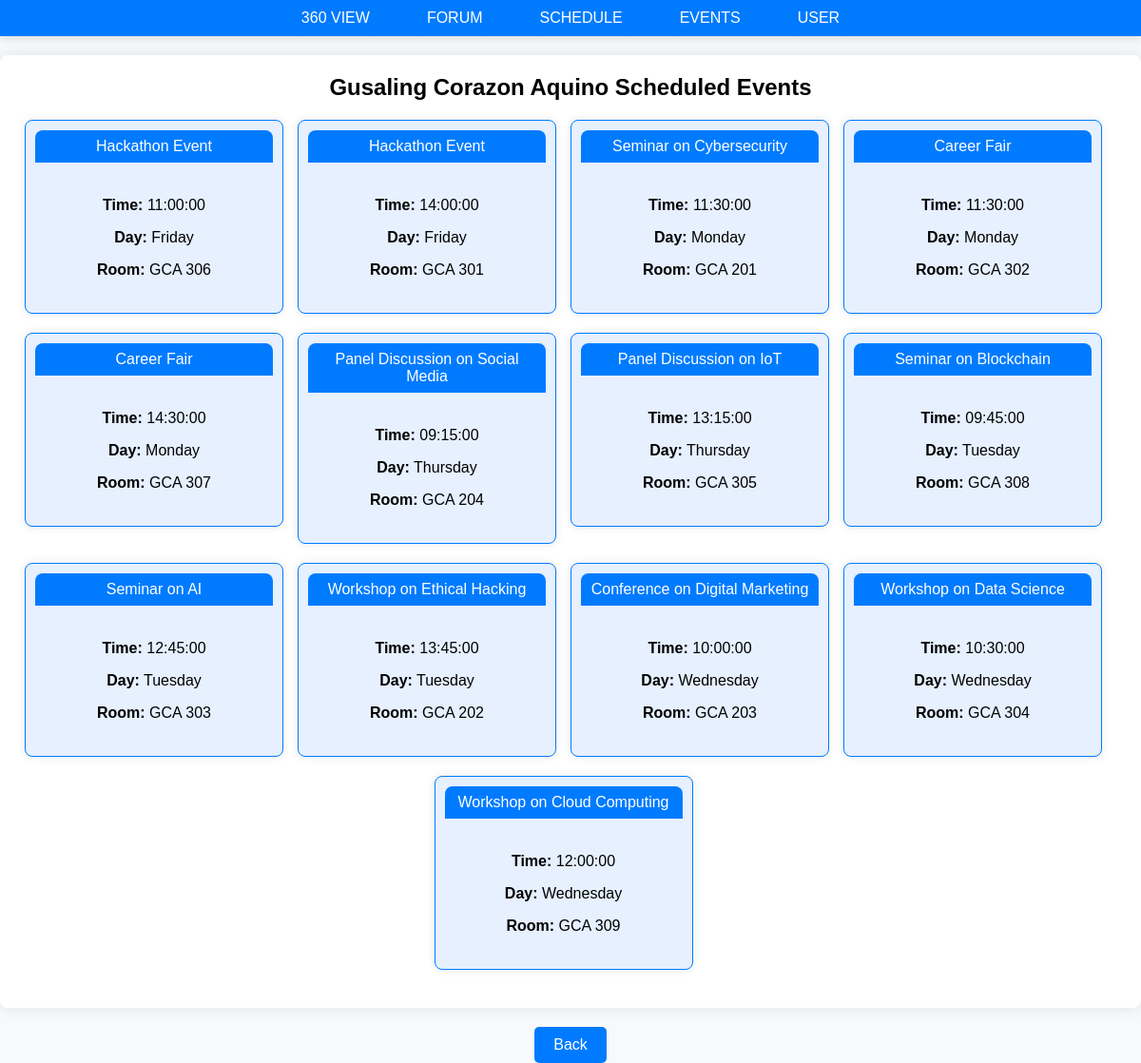
The page /gcaevents.php on the database its author committed.
### tables this page shows
CREATE TABLE `events` (
  `event_id` int(11) NOT NULL,
  `event_name` varchar(255) NOT NULL,
  `time` time NOT NULL,
  `day` varchar(20) NOT NULL,
  `room_number` varchar(10) NOT NULL,
  `room_id` int(11) DEFAULT NULL
);

CREATE TABLE `rooms` (
  `room_id` int(11) NOT NULL,
  `building` varchar(50) NOT NULL,
  `floor_number` int(11) NOT NULL,
  `room_number` varchar(10) NOT NULL
);

### public/gcaevents.php (the view, shortened to what this page needs)
<?php
require_once 'includes/dbh.inc.php';
$building_name = 'Gusaling Corazon Aquino';
$sql = "SELECT e.event_name, e.time, e.day, r.room_number
        FROM events e
        INNER JOIN rooms r ON e.room_id = r.room_id
        WHERE r.building = :building
        ORDER BY e.day, e.time";
$stmt = $pdo->prepare($sql);
$stmt->execute([':building' => $building_name]);
$events = $stmt->fetchAll(PDO::FETCH_ASSOC);
?>
<!DOCTYPE html>
<html lang="en">
<head>
    <link rel="stylesheet" href="gvevents.css">
</head>
<body>
    <div class="top-ribbon">
        <div class="ribbon-button-container dropdown">
            <span class="ribbon-button ribbon-trigger">360 VIEW</span>
        </div>
        <div class="ribbon-button-container">
            <a href="forum.php" class="ribbon-button">FORUM</a>
        </div>
        <div class="ribbon-button-container">
            <a href="schedule.php" class="ribbon-button">SCHEDULE</a>
        </div>
        <div class="ribbon-button-container">
            <a href="events.html" class="ribbon-button">EVENTS</a>
        </div>
        <div class="ribbon-button-container">
            <a href="user.php" class="ribbon-button">USER</a>
        </div>
    </div>
    <div class="building-schedule-container">
        <h2 class="building-title">Gusaling Corazon Aquino Scheduled Events</h2>
        <?php
        if (!empty($events)) {
            foreach ($events as $event) {
                echo "<div class=\"schedule-card\">";
                echo "<div class=\"event-name\">{$event['event_name']}</div>";
                echo "<div class=\"event-details\">";
                echo "<p><strong>Time:</strong> {$event['time']}</p>";
                echo "<p><strong>Day:</strong> {$event['day']}</p>";
                echo "<p><strong>Room:</strong> {$event['room_number']}</p>";
                echo "</div>";
                echo "</div>";
            }
        } else {
            echo "<p>No events found for Gusaling Corazon Aquino.</p>";
        }
        ?>
    </div>
    <a href="events.html" class="back-button">Back</a>
</body>
</html>

### public/gvevents.css (style rules this page uses)
body { font-family: Arial, sans-serif; background-color: #e6f0ff; display: flex; flex-direction: column; align-items: center; height: 100vh; margin: 0; }
.top-ribbon { background-color: #007bff; width: 100%; padding: 10px 0; display: flex; justify-content: center; box-shadow: 0 4px 8px rgba(0, 0, 0, 0.1); }
.ribbon-button-container { margin: 0 10px; }
.ribbon-button { padding: 10px 20px; background-color: #007bff; color: white; text-decoration: none; border-radius: 20px; font-size: 16px; transition: background-color 0.3s, color 0.3s; }
.schedule-card { border: 1px solid #007bff; border-radius: 8px; padding: 10px; width: 250px; text-align: center; box-shadow: 0 0 10px rgba(0, 0, 0, 0.1); margin-bottom: 20px; display: inline-block; margin-right: 15px; vertical-align: top; background-color: #e6f0ff; }
.back-button { padding: 10px 20px; background-color: #007bff; color: white; text-decoration: none; border-radius: 5px; font-size: 16px; transition: background-color 0.3s; display: inline-block; margin-top: 20px; }
.dropdown { position: relative; display: inline-block; }
.ribbon-trigger { cursor: pointer; }

### public/gcaevents.php (style rules this page uses)
body { background-color: #f8f9fa; }
.building-schedule-container { background-color: #ffffff; padding: 20px; border-radius: 8px; box-shadow: 0 0 15px rgba(0, 0, 0, 0.1); margin-top: 20px; text-align: center; }
.building-title { margin-top: 0; color: #000000; }
.schedule-card { border: 1px solid #007bff; border-radius: 8px; padding: 10px; width: 250px; text-align: center; box-shadow: 0 0 10px rgba(0, 0, 0, 0.1); margin-bottom: 20px; display: inline-block; margin-right: 15px; vertical-align: top; }
.event-name { background-color: #007bff; color: #ffffff; padding: 8px; border-radius: 8px 8px 0 0; margin-bottom: 10px; }
.event-details { background-color: #e6f0ff; padding: 10px; border-radius: 0 0 8px 8px; }
.back-button { padding: 10px 20px; background-color: #007bff; color: white; text-decoration: none; border-radius: 5px; font-size: 16px; transition: background-color 0.3s; display: inline-block; margin-top: 20px; }

### rows shown on the page
events: event_name "Hackathon Event", time "11:00:00", day "Friday", room.room_number "GCA 306"
events: event_name "Hackathon Event", time "14:00:00", day "Friday", room.room_number "GCA 301"
events: event_name "Seminar on Cybersecurity", time "11:30:00", day "Monday", room.room_number "GCA 201"
events: event_name "Career Fair", time "11:30:00", day "Monday", room.room_number "GCA 302"
events: event_name "Career Fair", time "14:30:00", day "Monday", room.room_number "GCA 307"
events: event_name "Panel Discussion on Social Media", time "09:15:00", day "Thursday", room.room_number "GCA 204"
events: event_name "Panel Discussion on IoT", time "13:15:00", day "Thursday", room.room_number "GCA 305"
events: event_name "Seminar on Blockchain", time "09:45:00", day "Tuesday", room.room_number "GCA 308"
events: event_name "Seminar on AI", time "12:45:00", day "Tuesday", room.room_number "GCA 303"
events: event_name "Workshop on Ethical Hacking", time "13:45:00", day "Tuesday", room.room_number "GCA 202"
events: event_name "Conference on Digital Marketing", time "10:00:00", day "Wednesday", room.room_number "GCA 203"
events: event_name "Workshop on Data Science", time "10:30:00", day "Wednesday", room.room_number "GCA 304"
events: event_name "Workshop on Cloud Computing", time "12:00:00", day "Wednesday", room.room_number "GCA 309"
